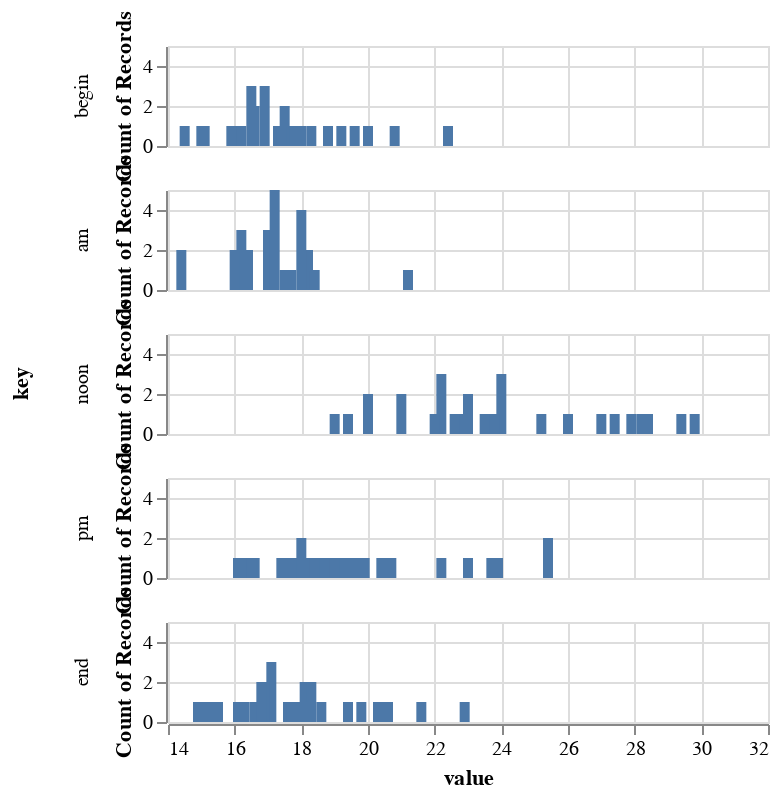

Source (notebook cell):
### Code cell
alt.Chart(tdf).transform_fold(
tdf.columns[1:],
).mark_bar().encode(
    x='value:Q',
    y='count()',
    row=alt.Row("key:N").sort(tdf.columns[1:])
).properties(
    width=300, height=50
)

### Figure 1 — Vega-Lite specification as saved in the notebook (floating-point values rounded to 4 significant figures)
{"config": {"view": {"continuousWidth": 300, "continuousHeight": 300}}, "data": {"name": "data-ca6ffc6eadcb11dbae3bf2cc29641f7c"}, "mark": {"type": "bar"}, "encoding": {"row": {"field": "key", "sort": ["begin", "am", "noon", "pm", "end"], "type": "nominal"}, "x": {"field": "value", "type": "quantitative"}, "y": {"aggregate": "count", "type": "quantitative"}}, "height": 50, "transform": [{"fold": ["begin", "am", "noon", "pm", "end"]}], "width": 300, "$schema": "https://vega.github.io/schema/vega-lite/v5.20.1.json", "datasets": {"data-ca6ffc6eadcb11dbae3bf2cc29641f7c": [{"day in month": 0, "begin": 16.0, "am": 16.2, "noon": 22.2, "pm": 19.9, "end": 18.6}, {"day in month": 1, "begin": 18.3, "am": 18.2, "noon": 28.2, "pm": 25.4, "end": 22.9}, {"day in month": 2, "begin": 22.4, "am": 21.2, "noon": 29.4, "pm": 25.4, "end": 21.6}, {"day in month": 3, "begin": 20.8, "am": 18.2, "noon": 27.9, "pm": 23.0, "end": 19.8}, {"day in month": 4, "begin": 19.2, "am": 17.1, "noon": 19.0, "pm": 16.6, "end": 16.1}, {"day in month": 5, "begin": 15.9, "am": 17.0, "noon": 19.4, "pm": 16.4, "end": 14.9}, {"day in month": 6, "begin": 14.5, "am": 14.4, "noon": 20.0, "pm": 16.5, "end": 16.3}, {"day in month": 7, "begin": 16.2, "am": 17.0, "noon": 25.2, "pm": 20.4, "end": 18.0}, {"day in month": 8, "begin": 17.5, "am": 16.4, "noon": 27.4, "pm": 22.2, "end": 19.4}, {"day in month": 9, "begin": 18.8, "am": 17.2, "noon": 27.0, "pm": 20.7, "end": 18.1}, {"day in month": 10, "begin": 17.6, "am": 16.4, "noon": 26.0, "pm": 20.6, "end": 18.3}, {"day in month": 11, "begin": 17.8, "am": 17.0, "noon": 20.0, "pm": 16.1, "end": 15.2}, {"day in month": 12, "begin": 15.0, "am": 16.0, "noon": 21.0, "pm": 17.4, "end": 16.6}, {"day in month": 13, "begin": 16.5, "am": 17.5, "noon": 22.7, "pm": 17.8, "end": 17.1}, {"day in month": 14, "begin": 16.9, "am": 18.0, "noon": 23.6, "pm": 18.5, "end": 16.9}, {"day in month": 15, "begin": 16.6, "am": 16.2, "noon": 22.0, "pm": 18.0, "end": 17.1}, {"day in month": 16, "begin": 16.9, "am": 17.7, "noon": 28.4, "pm": 23.7, "end": 20.6}, {"day in month": 17, "begin": 20.0, "am": 18.4, "noon": 29.8, "pm": 23.9, "end": 20.3}, {"day in month": 18, "begin": 19.6, "am": 17.2, "noon": 23.0, "pm": 18.2, "end": 16.8}, {"day in month": 19, "begin": 16.5, "am": 16.0, "noon": 21.0, "pm": 17.5, "end": 16.8}, {"day in month": 20, "begin": 16.6, "am": 18.0, "noon": 23.0, "pm": 18.8, "end": 17.6}, {"day in month": 21, "begin": 17.3, "am": 17.6, "noon": 24.0, "pm": 19.5, "end": 18.3}, {"day in month": 22, "begin": 18.0, "am": 18.0, "noon": 24.0, "pm": 19.1, "end": 17.7}, {"day in month": 23, "begin": 17.4, "am": 17.2, "noon": 23.5, "pm": 19.4, "end": 17.9}, {"day in month": 24, "begin": 17.5, "am": 17.2, "noon": 23.8, "pm": 19.0, "end": 18.1}, {"day in month": 25, "begin": 17.9, "am": 18.0, "noon": 22.6, "pm": 18.0, "end": 17.1}, {"day in month": 26, "begin": 16.9, "am": 17.2, "noon": 22.2, "pm": 18.4, "end": 16.9}, {"day in month": 27, "begin": 16.5, "am": 16.2, "noon": 22.2, "pm": 17.6, "end": 15.5}, {"day in month": 28, "begin": 15.1, "am": 14.4, "noon": 24.0, "pm": 19.7, "end": 18.2}]}}
